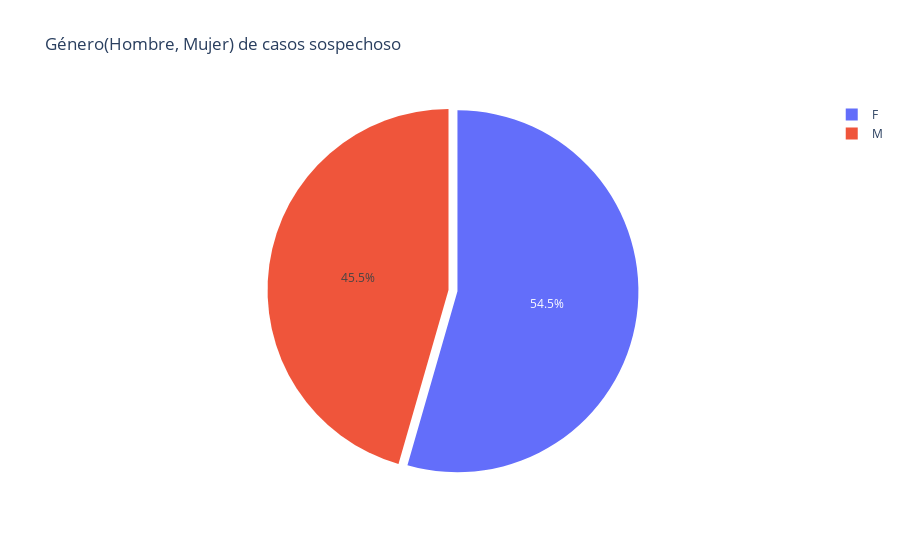

Notebook source saved alongside this figure:
### Markdown cell above
## Gráfica distribución registros X género

### Code cell
trace=go.Pie(labels=AnalisisFrecuenciaXGenero[col],values=AnalisisFrecuenciaXGenero['count'],pull=[0.05,0])
layout={'title':'Género(Hombre, Mujer) de casos sospechoso'}
fig=go.Figure(data=[trace],layout=layout)
iplot(fig)

### Figure 1 — Plotly figure (JSON) as saved in the notebook; plotly's stock layout.template omitted (floating-point values rounded to 4 significant figures)
{"data": [{"labels": ["F", "M"], "pull": [0.05, 0], "type": "pie", "values": [1472, 1231]}], "layout": {"title": {"text": "Género(Hombre, Mujer) de casos sospechoso"}}}
